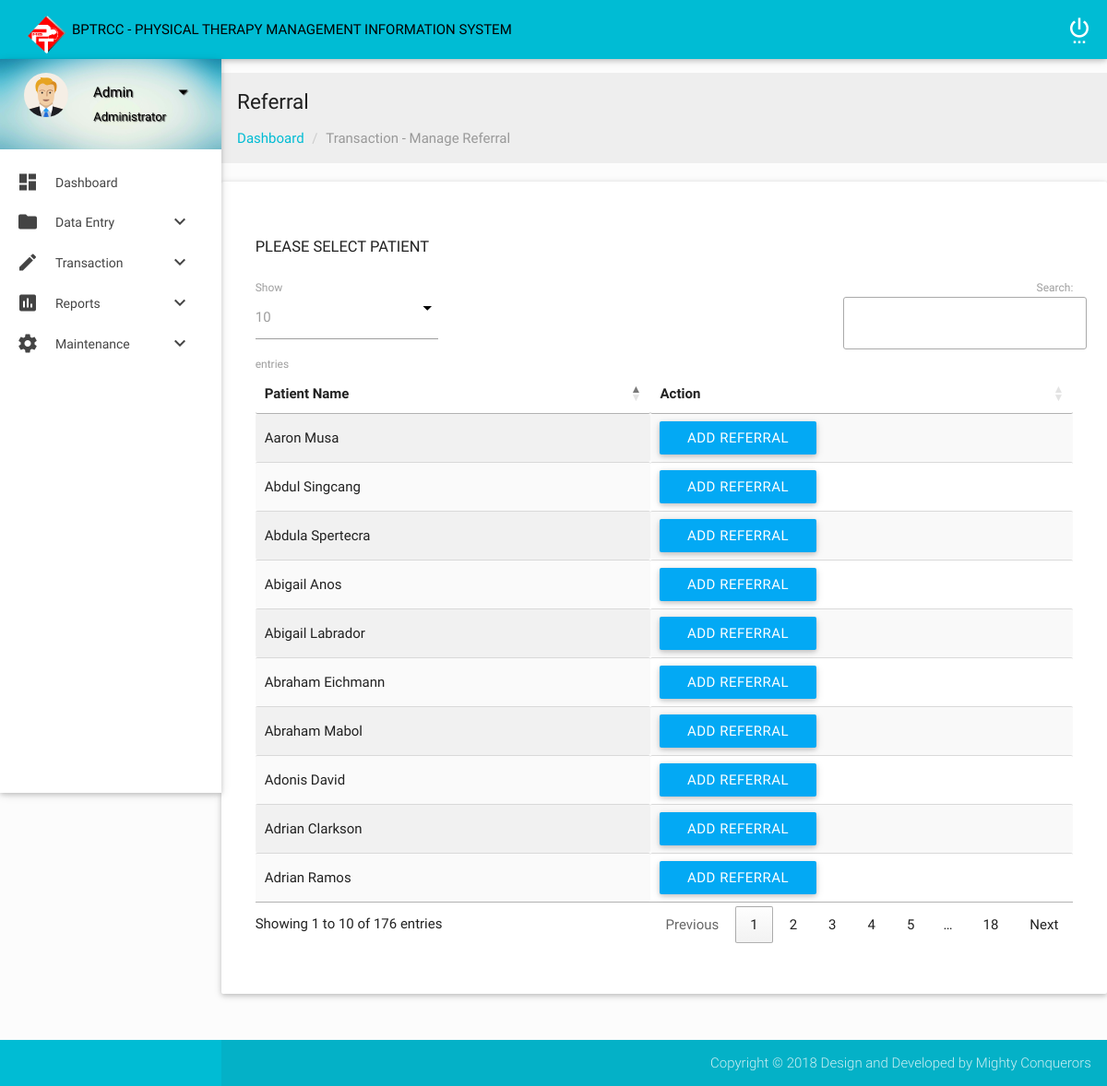
/admin/searchPatient.php, run on the app's committed database.
### tables this page shows
CREATE TABLE `patient` (
  `PatientID` int(11) NOT NULL,
  `PatientName` text NOT NULL,
  `PatientAddress` text NOT NULL,
  `PatientGender` text NOT NULL,
  `PatientBirthdate` date NOT NULL,
  `PatientCivilStatus` text NOT NULL,
  `PatientProfession` text NOT NULL,
  `PatientDoctor` text NOT NULL,
  `PatientHospital` text NOT NULL,
  `PatientReferralAddress` text NOT NULL,
  `PatientTelephone` int(11) NOT NULL,
  `PatientContactPerson` text NOT NULL,
  `PatientCases` text NOT NULL,
  `month` char(3) NOT NULL,
  `year` char(4) NOT NULL
);

### admin/searchPatient.php (the view, shortened to what this page needs)
<?php include("header.php"); ?>
            <section class="section">
                <div id="breadcrumbs-wrapper" class=" grey lighten-3">
                  <div class="container">
                    <div class="row">
                      <div class="col s12 m12 l12">
                        <h5 class="breadcrumbs-title">Referral</h5>
                        <ol class="breadcrumb">
                            <li><a href="index.html">Dashboard</a></li>
                            <li class="active">Transaction - Manage Referral</li>
                        </ol>
                      </div>
                    </div>
                  </div>
                </div>
            <?php include("config.php"); ?>
                <div class="card-panel">
                    <div class="container">
                        <div class="section">
                            <div id="table-datatables">
                                <h4 class="header2">Please Select Patient</h4>
                                    <div class="row">
                                        <div class="col s12 m8 l12">
                                            <table id="data-table-simple" class="responsive-table display" cellspacing="0">
                                                <thead>
                                                    <tr>
                                                        <th>Patient Name</th>
                                                        <th>Action</th>
                                                    </tr>
                                                </thead>
                                                <tbody>
                                                    <?php $result1 = mysqli_query($mysqli, "SELECT * FROM patient");
                                                    while ($res1 = mysqli_fetch_array($result1)) { ?>
                                                        <td><?php echo $res1['PatientName']; ?></td>
                                                        <td><a href="referralAdd.php?Patient_ID=<?php echo $res1['PatientID']; ?>" class="waves-effect waves-light light-blue btn" >Add Referral</button>
                                                         </td>
                                                    <?php }?>
                                                </tbody>
                                            </table>
                                        </div>
                                    </div>
                            </div>
                        </div>
                    </div>
                </div>
            </section>
        </div>
    </div>
    <footer class="page-footer">
        <div class="footer-copyright">
            <div class="container">
                <span class="right">  Copyright © 2018 Design and Developed by Mighty Conquerors</span>
            </div>
        </div>
    </footer>
</body>
</html>

### admin/css/style.css (style rules this page uses)
body { background-color: #fcfcfc; }
#main, footer { padding-left: 240px; }
.container { padding: 0 0.5rem; margin: 0 auto; max-width: 100% !important; width: 98%; }
@media only screen and (min-width: 601px) { .container { width: 98%; } }
@media only screen and (min-width: 993px) { .container { width: 98%; } }
h4.header2 { font-size: 1.1rem; font-weight: 400; text-transform: uppercase; }
.breadcrumb { padding: 0px; margin: 15px 0px; list-style: none; }
.breadcrumbs-title { font-size: 1.5rem; line-height: 1.804rem; margin: 18px 0px 0px 0px; }
.breadcrumb > li { display: inline-block; }
.breadcrumb a { color: #00bcd4; }
.breadcrumb .active { font-weight: normal; color: #999; }
.breadcrumb > li + li:before { padding: 0 5px; color: #ccc; content: "/\00a0"; }
#flotchart td, th { padding: 5px; }
footer.page-footer { padding-top: 0px; }

### data on the page
patient: PatientName "Abraham Eichmann"
patient: PatientName "Abdula Spertecra"
patient: PatientName "Abdul Singcang"
patient: PatientName "Adrian Clarkson"
patient: PatientName "Abigail Anos"
patient: PatientName "Aaron Musa"
patient: PatientName "Abigail Labrador"
patient: PatientName "Abraham Mabol"
patient: PatientName "Adonis David"
patient: PatientName "Adrian Ramos"
